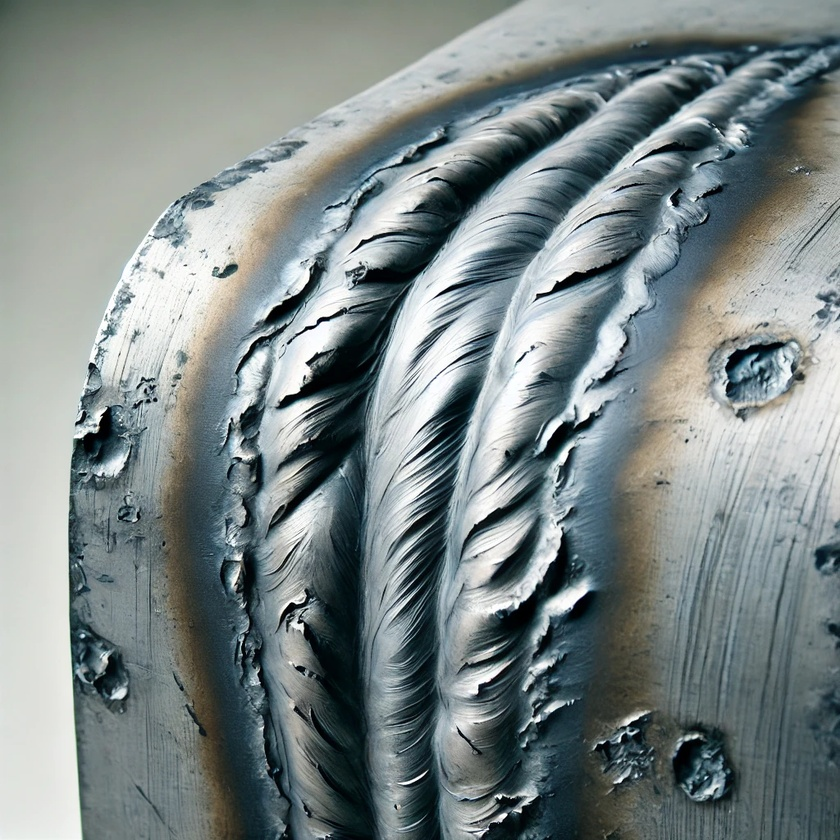
#> input picture welding_joint.jpg, 840 x 840 px, shrunk from 1024 x 1024 before the run, found by its file name
$ python welding_defect.py
#> lines starting #> are read from the running program, lines starting #| are printed output that depends on the picture; after the words box and inside, x2 and y2 are one past the last pixel; in counts of white or black regions, pixels touching at a corner belong together
import cv2
import numpy as np
import matplotlib.pyplot as plt
from google.colab import drive

def mount_drive():
    drive.mount('/content/drive', force_remount=True)

def classify_defect(contours, image_shape):
    defect_types = []
    for contour in contours:
        area = cv2.contourArea(contour)
        perimeter = cv2.arcLength(contour, True)
        bounding_box = cv2.boundingRect(contour)
        aspect_ratio = bounding_box[2] / bounding_box[3] if bounding_box[3] > 0 else 0

        if area < 500:
            defect_types.append("Porosity")
        elif aspect_ratio > 2:
            defect_types.append("Crack")
        else:
            defect_types.append("Incomplete Fusion")

    return defect_types

def detect_defects(image_path):
    # Load the image
    image = cv2.imread(image_path, cv2.IMREAD_COLOR)
#> image is the input picture: shape (840, 840, 3); mean B, G, R 134.9, 134.9, 124.4
    if image is None:
        print("Error: Image not found. Check the file path.")
        return

    gray = cv2.cvtColor(image, cv2.COLOR_BGR2GRAY)
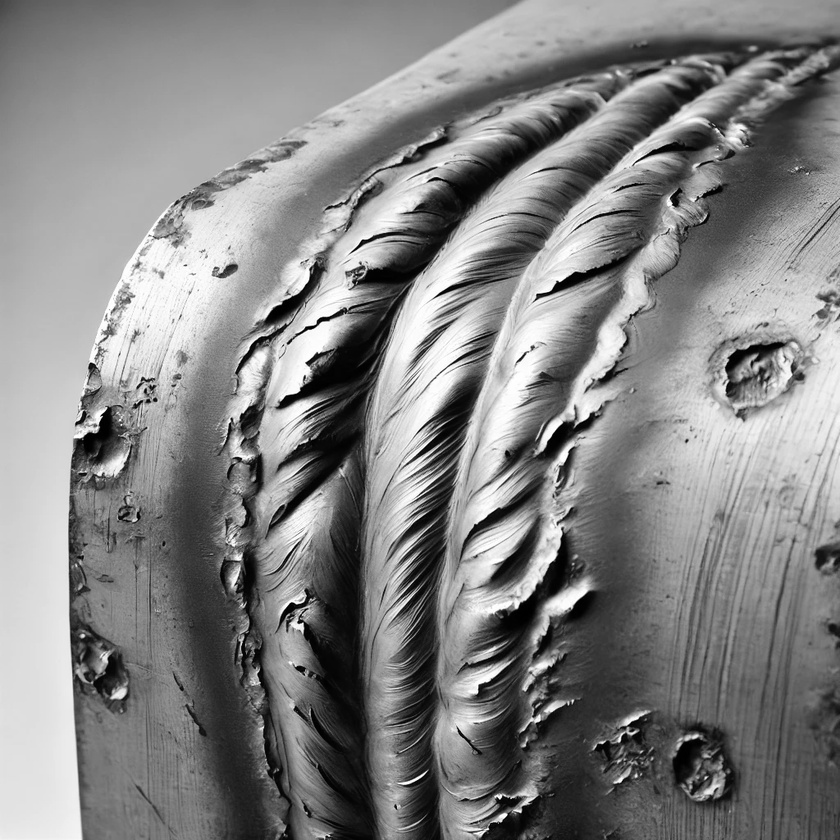
#> gray: shape (840, 840); min 0, max 255, mean 131.8

    # Apply Gaussian blur to reduce noise
    blurred = cv2.GaussianBlur(gray, (5, 5), 0)

    # Edge detection using Canny
    edges = cv2.Canny(blurred, 50, 150)
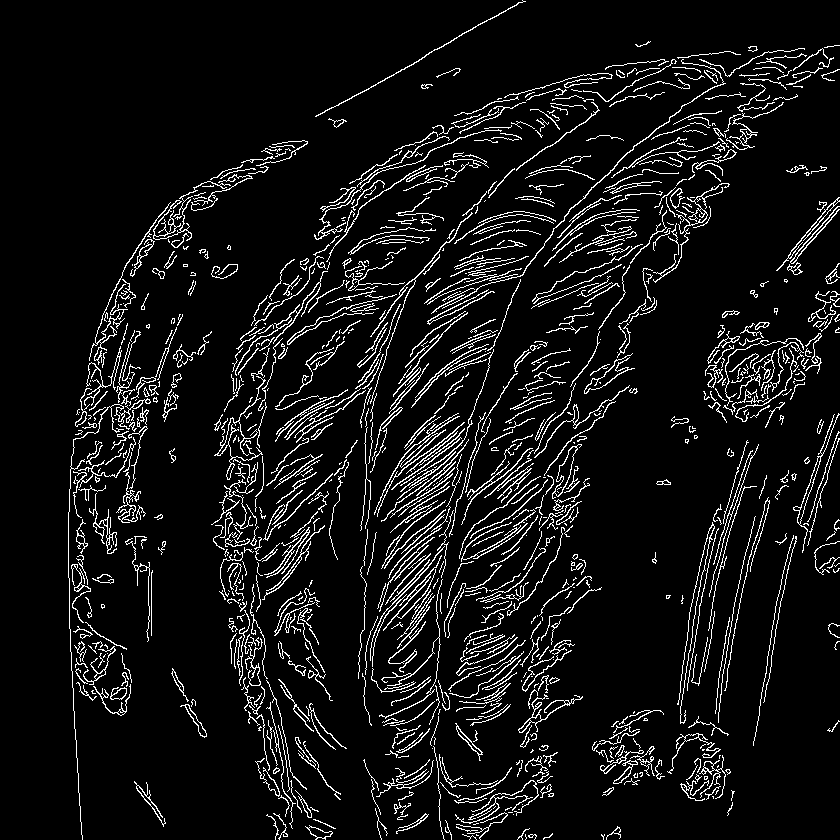
#> edges: shape (840, 840); 7.7% white in thin lines or dots

    # Find contours
    contours, _ = cv2.findContours(edges, cv2.RETR_EXTERNAL, cv2.CHAIN_APPROX_SIMPLE)
#> contours = 973 contours, 752 with area under 20; largest, box (x1, y1, x2, y2) and area: (552, 444, 582, 499) 410, (793, 413, 840, 553) 283, (518, 694, 583, 733) 221, (400, 429, 446, 468) 192, (442, 59, 726, 309) 169

    # Classify defects
    defect_types = classify_defect(contours, image.shape)
#> the loop in classify_defect, `for contour in contours:` made 973 passes
#> (area, perimeter, aspect_ratio) on passes 61, 64, 69: (138, 100.6, 1.04), (41, 277.8, 1.57), (24, 220.9, 0.641)
#> after the loop in classify_defect, `for contour in contours:`: defect_types = 973 items, first 6: 'Porosity', 'Porosity', 'Porosity', 'Porosity', 'Porosity', 'Porosity'

    # Draw contours on the original image
    defect_image = image.copy()
    for i, contour in enumerate(contours):
        cv2.drawContours(defect_image, [contour], -1, (0, 255, 0), 2)
        x, y, w, h = cv2.boundingRect(contour)
        cv2.putText(defect_image, defect_types[i], (x, y - 10), cv2.FONT_HERSHEY_SIMPLEX, 0.5, (0, 255, 255), 1)
#> this loop made 973 passes
#> (x, y, w, h) on passes 1 to 3: (601, 834, 4, 6), (528, 834, 9, 6), (525, 834, 2, 6)
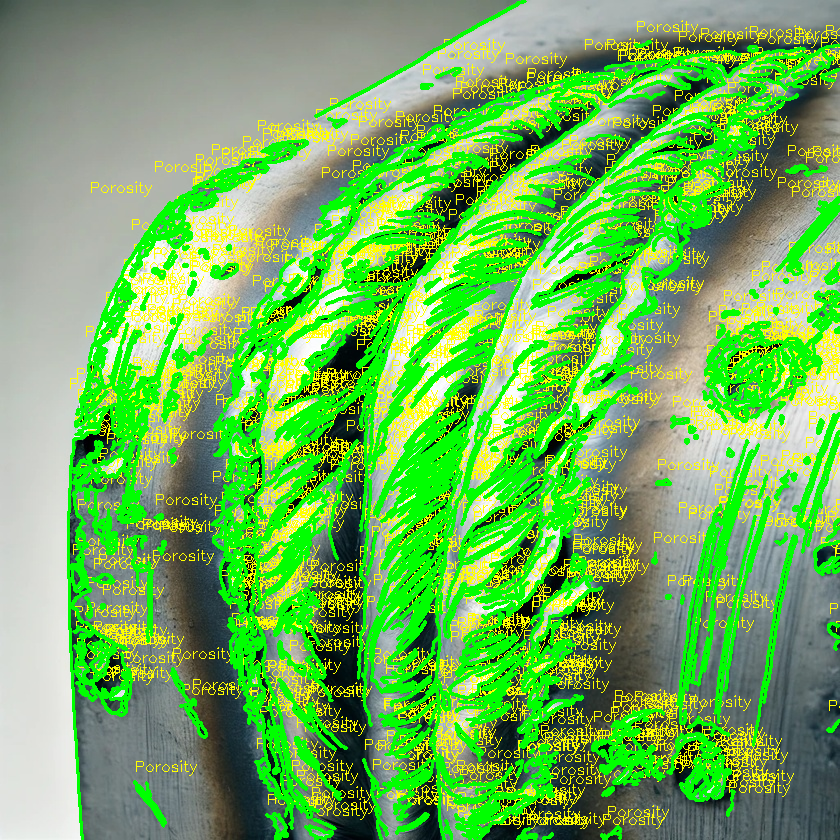
#> defect_image: shape (840, 840, 3); mean B, G, R 89.2, 177.9, 112.3

    # Display results
    plt.figure(figsize=(10, 5))

    plt.subplot(1, 3, 1)
    plt.imshow(cv2.cvtColor(image, cv2.COLOR_BGR2RGB))
    plt.title("Original Image")
    plt.axis("off")

    plt.subplot(1, 3, 2)
    plt.imshow(edges, cmap='gray')
    plt.title("Edge Detection")
    plt.axis("off")

    plt.subplot(1, 3, 3)
    plt.imshow(cv2.cvtColor(defect_image, cv2.COLOR_BGR2RGB))
    plt.title("Defect Highlighted")
    plt.axis("off")

    plt.show()
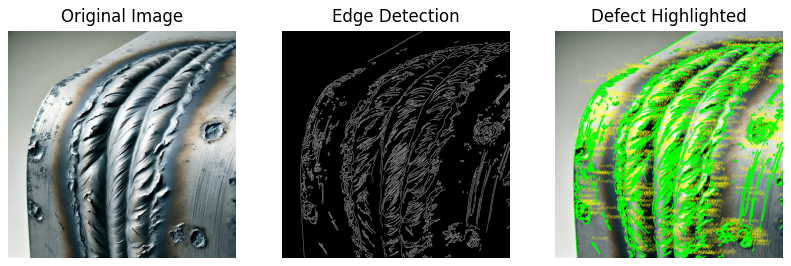
#> figure drawn by matplotlib, 3 panels

    print("Detected Defects:", defect_types)
#> (printed output is left out)

# Mount Google Drive
mount_drive()

# Example usage (provide an image path from Google Drive)
image_path = "/content/drive/My Drive/Colab Notebooks/images/welding_joint.jpg"  # Replace with actual image path
detect_defects(image_path)

$ run again, with mechanical_part.jpg copied over welding_joint.jpg
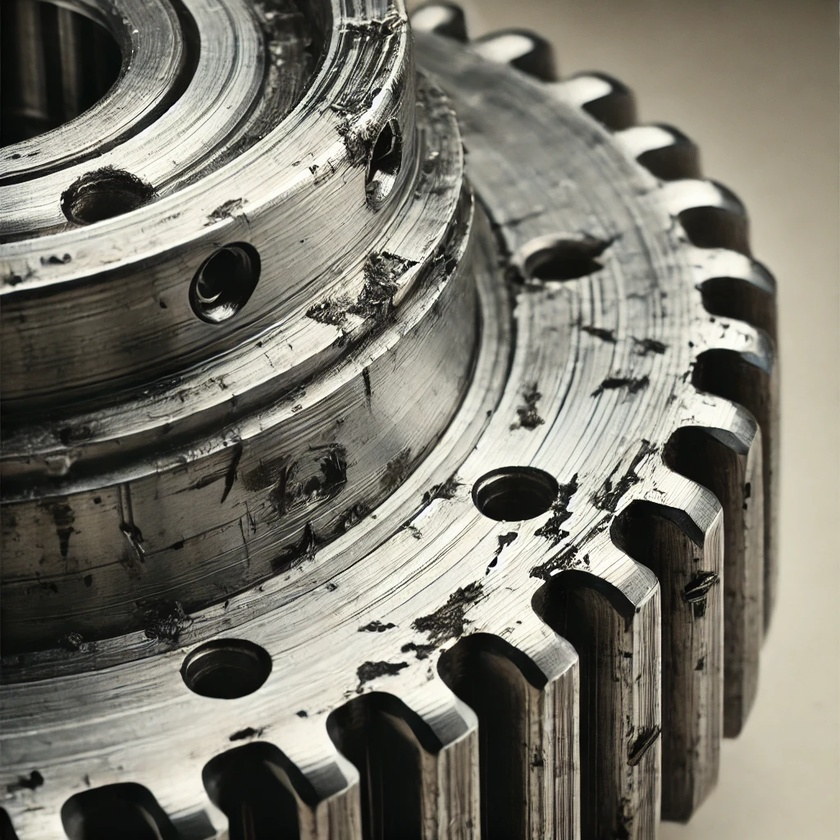
#> input picture mechanical_part.jpg, 840 x 840 px, shrunk from 1024 x 1024 before the run, found by its file name
#> in detect_defects, image is the input picture: shape (840, 840, 3); mean B, G, R 109.1, 119.3, 121.5
#> in detect_defects, `edges = cv2.Canny(blurred, 50, 150)`:
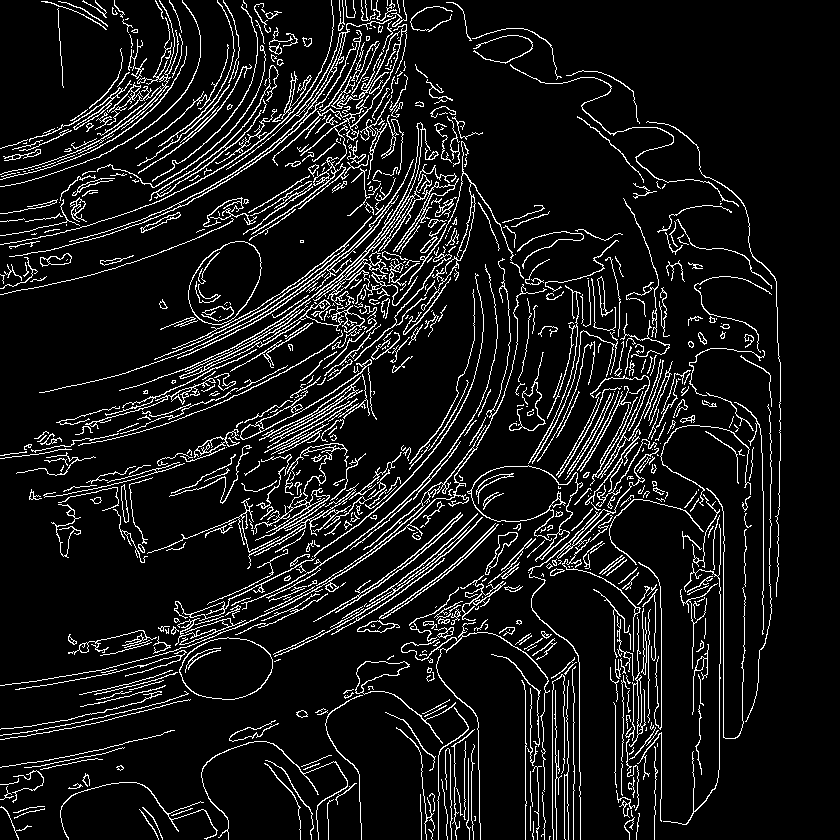
#> edges: shape (840, 840); 9.4% white in thin lines or dots
#> contours = 803 contours, 587 with area under 20; largest, box (x1, y1, x2, y2) and area: (179, 637, 273, 700) 4438, (188, 241, 262, 325) 4336, (119, 122, 459, 391) 1806, (9, 15, 396, 257) 1078, (355, 661, 456, 744) 802
#> the loop in classify_defect, `for contour in contours:` made 803 passes
#> (area, perimeter, bounding_box, aspect_ratio) on passes 19, 25, 31: (29, 160.4, (616, 790, 19, 28), 0.679), (69.5, 625.4, (60, 782, 158, 58), 2.72), (24, 204.7, (12, 770, 32, 33), 0.97)
#> after the loop in classify_defect, `for contour in contours:`: defect_types = 803 items, first 6: 'Porosity', 'Porosity', 'Porosity', 'Porosity', 'Porosity', 'Porosity'
#> the loop in detect_defects, `for i, contour in enumerate(contours):` made 803 passes
#> (x, y, w, h) on passes 2 to 4: (428, 829, 5, 11), (532, 821, 2, 19), (624, 817, 11, 23)
#> in detect_defects, `plt.show()`:
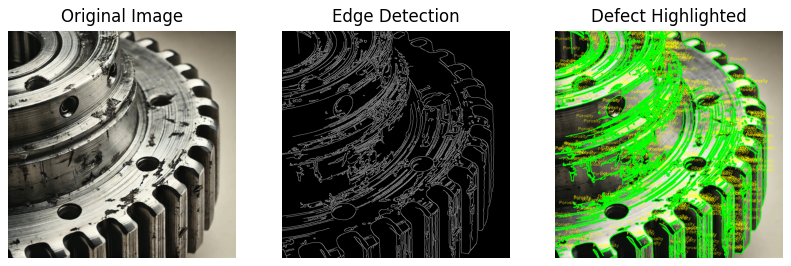
#> figure drawn by matplotlib, 3 panels
#> (printed output is left out)

$ run again, with painting_defect.jpg copied over welding_joint.jpg
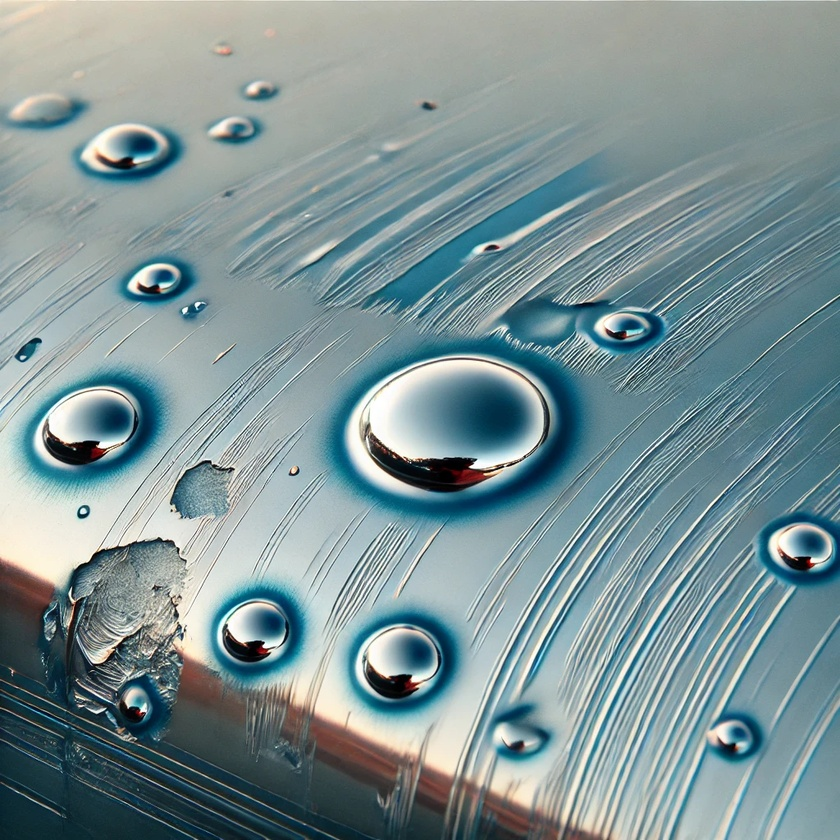
#> input picture painting_defect.jpg, 840 x 840 px, shrunk from 1024 x 1024 before the run, found by its file name
#> in detect_defects, image is the input picture: shape (840, 840, 3); mean B, G, R 149.4, 146.5, 124.8
#> in detect_defects, `edges = cv2.Canny(blurred, 50, 150)`:
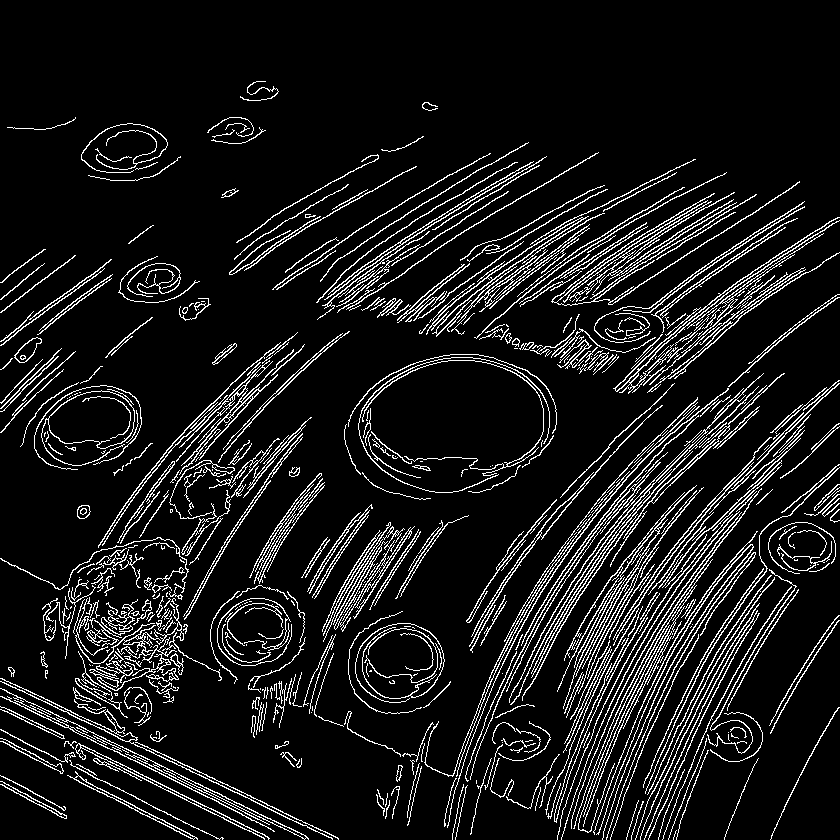
#> edges: shape (840, 840); 9.9% white in thin lines or dots
#> contours = 624 contours, 366 with area under 20; largest, box (x1, y1, x2, y2) and area: (41, 390, 135, 466) 3736, (426, 216, 589, 337) 1026, (0, 688, 309, 840) 916, (0, 678, 333, 840) 524, (176, 349, 294, 475) 484
#> the loop in classify_defect, `for contour in contours:` made 624 passes
#> (area, perimeter, bounding_box, aspect_ratio) on passes 13, 16, 17: (57, 326, (0, 781, 67, 38), 1.76), (31.5, 168.1, (0, 775, 66, 36), 1.83), (454.5, 330.2, (67, 771, 131, 69), 1.9)
#> after the loop in classify_defect, `for contour in contours:`: defect_types = 624 items, first 6: 'Porosity', 'Porosity', 'Porosity', 'Porosity', 'Porosity', 'Porosity'
#> the loop in detect_defects, `for i, contour in enumerate(contours):` made 624 passes
#> (x, y, w, h) on passes 1 to 3: (673, 830, 4, 10), (631, 801, 13, 39), (626, 800, 13, 40)
#> in detect_defects, `plt.show()`:
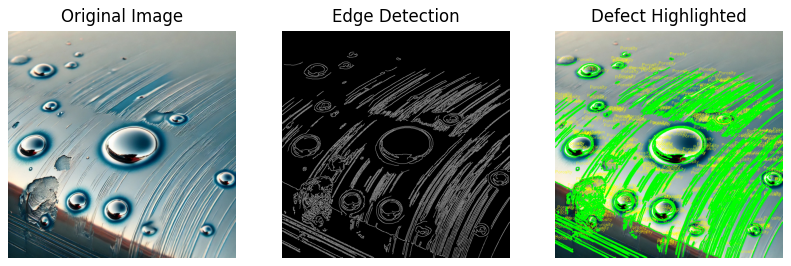
#> figure drawn by matplotlib, 3 panels
#> (printed output is left out)
